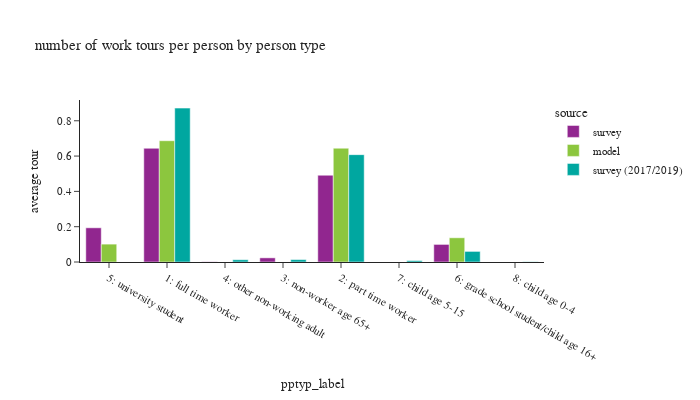

Write notebook code for a chart like this one.
### Code cell
wk_tour = df_tour.filter(pl.col('pdpurp') == 1)

df_plot = wk_tour.groupby(['source', 'pptyp_label']).agg([
    pl.sum('toexpfac').alias('toexpfac_sum')
]).join(
    df_person.groupby(['source', 'pptyp_label']).agg([
        pl.sum('psexpfac').alias('psexpfac_sum')
    ]),
    on=['source', 'pptyp_label'],
    how='left'
).with_columns(
    (pl.col('toexpfac_sum') / pl.col('psexpfac_sum')).alias('average tour')
)

fig = px.bar(df_plot.to_pandas(), x='pptyp_label', y="average tour", color="source",
             barmode="group", title="number of work tours per person by person type")
fig.update_layout(height=400, width=700, font=dict(size=11),
                  yaxis=dict(tickformat=".2"))
fig.show()

### Figure 1 — Plotly figure (JSON) as saved in the notebook; plotly's stock layout.template omitted (floating-point values rounded to 4 significant figures)
{"data": [{"alignmentgroup": "True", "hovertemplate": "source=survey<br>pptyp_label=%{x}<br>average tour=%{y}<extra></extra>", "legendgroup": "survey", "marker": {"color": "#91268F", "pattern": {"shape": ""}}, "name": "survey", "offsetgroup": "survey", "orientation": "v", "showlegend": true, "textposition": "auto", "type": "bar", "x": ["5: university student", "1: full time worker", "4: other non-working adult", "3: non-worker age 65+", null, "2: part time worker", "7: child age 5-15", "6: grade school student/child age 16+"], "xaxis": "x", "y": [0.1937, 0.6441, 0.001312, 0.02349, null, 0.4915, 7.368e-05, 0.09963], "yaxis": "y"}, {"alignmentgroup": "True", "hovertemplate": "source=model<br>pptyp_label=%{x}<br>average tour=%{y}<extra></extra>", "legendgroup": "model", "marker": {"color": "#8CC63E", "pattern": {"shape": ""}}, "name": "model", "offsetgroup": "model", "orientation": "v", "showlegend": true, "textposition": "auto", "type": "bar", "x": ["1: full time worker", "5: university student", "6: grade school student/child age 16+", "2: part time worker"], "xaxis": "x", "y": [0.687, 0.1013, 0.1372, 0.6446], "yaxis": "y"}, {"alignmentgroup": "True", "hovertemplate": "source=survey (2017/2019)<br>pptyp_label=%{x}<br>average tour=%{y}<extra></extra>", "legendgroup": "survey (2017/2019)", "marker": {"color": "#00A7A0", "pattern": {"shape": ""}}, "name": "survey (2017/2019)", "offsetgroup": "survey (2017/2019)", "orientation": "v", "showlegend": true, "textposition": "auto", "type": "bar", "x": ["4: other non-working adult", "6: grade school student/child age 16+", "1: full time worker", "2: part time worker", "3: non-worker age 65+", "8: child age 0-4", "7: child age 5-15", null], "xaxis": "x", "y": [0.01285, 0.06002, 0.8717, 0.6081, 0.01375, 0.001284, 0.00785, null], "yaxis": "y"}], "layout": {"barmode": "group", "font": {"size": 11}, "height": 400, "legend": {"title": {"text": "source"}, "tracegroupgap": 0}, "title": {"text": "number of work tours per person by person type"}, "width": 700, "xaxis": {"anchor": "y", "domain": [0.0, 1.0], "title": {"text": "pptyp_label"}}, "yaxis": {"anchor": "x", "domain": [0.0, 1.0], "tickformat": ".2", "title": {"text": "average tour"}}}}
